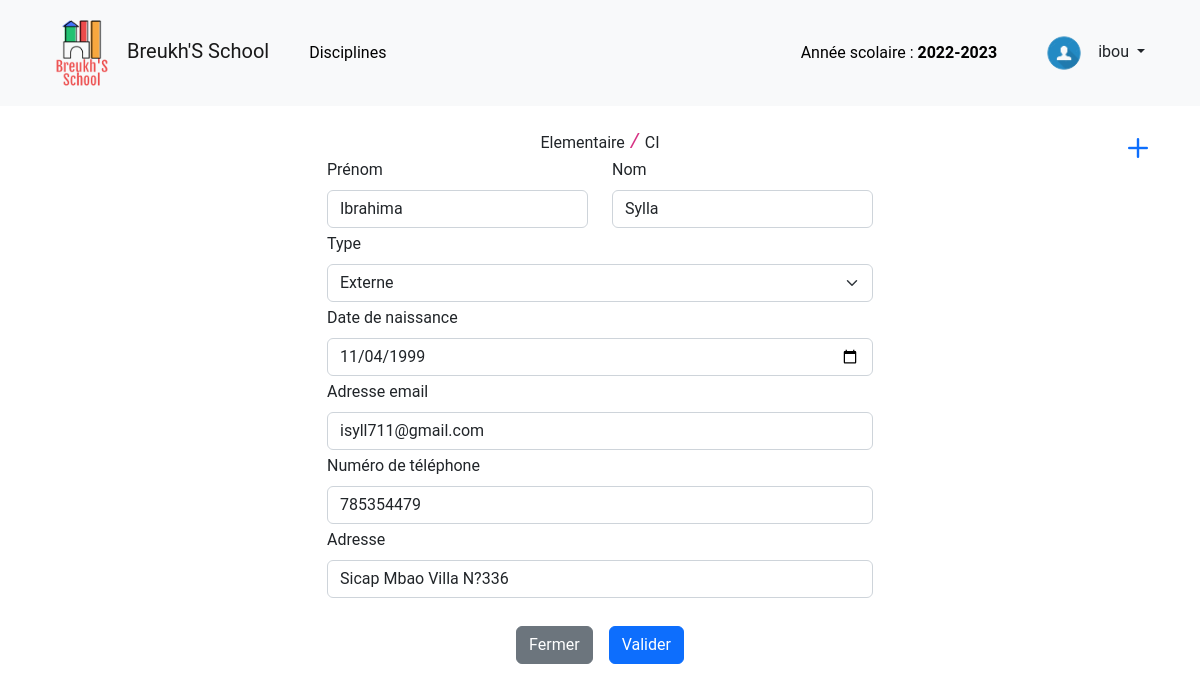
/modifier-eleve/26 (signed in), run on the app's committed database.
### tables this page shows
CREATE TABLE `niveaux` (
  `id` int NOT NULL,
  `libelle` varchar(255) NOT NULL,
  `supprime` tinyint(1) NOT NULL DEFAULT '0',
  `nom_cycle` varchar(255) DEFAULT NULL,
  `nb_cycles` int DEFAULT NULL
);

CREATE TABLE `classes` (
  `id` int NOT NULL,
  `libelle` varchar(255) NOT NULL,
  `id_niveau` int NOT NULL,
  `supprime` tinyint(1) NOT NULL DEFAULT '0'
);

CREATE TABLE `eleves` (
  `id` int NOT NULL,
  `numero` int DEFAULT NULL,
  `type` enum('externe','interne') NOT NULL,
  `supprime` tinyint(1) NOT NULL DEFAULT '0',
  `prenom` varchar(255) NOT NULL,
  `nom` varchar(255) NOT NULL,
  `telephone` varchar(255) DEFAULT NULL,
  `adresse` text,
  `email` varchar(255) DEFAULT NULL,
  `naissance` date DEFAULT NULL
);

### core/Controller.php (called while the page is built, shortened)
<?php
class Controller
{
    public function render(
        string $file,
        array $data = [],
        string $layout = NULL,
        bool $minify = false,
        array $scripts = []
    ): string {
        require_once "{$GLOBALS['viewsPath']}/$file.html.php";
        $result = ob_get_clean();
        return $result;
    }
}

### core/Router.php (called while the page is built, shortened)
<?php
class Router
{
    private static array $paths;
    public static string $namespace;
    public static function loadConfig(array $config)
    {
        foreach ($config as $route => $data)
            self::$paths[$route] = self::combine($data);
    }
    public static function execute()
    {
        [$method, $uri] = array_values(Helpers::resolveRequest());
        $ns = self::$namespace;
        if ($match = self::match($uri)) {
            $class           = $match['class'];
            $action          = $match['action'];
            $request_methods = $match['request_methods'];
            $args = '';
            if (isset($match['arg'])) {
                foreach ($match['arg'] as $name => $value) {
                    $args .= "$name:'$value',";
                }
            }
            if (
                empty($request_methods) ||
                (!empty($request_methods) && in_array($method, $request_methods))
            ) {
                eval("use $ns\\$class;(new $class())->$action($args);");
                return;
            }
        }
    }
    public static function getURLs()
    {
        $urls = [];
        foreach (self::$paths as $path => $values) {
            if (!empty($values['name']))
                if ($pos = strpos($path, '{')) {
                    $path = substr($path, 0, $pos);
                }
            $urls[$values['name']] = $path;
        }
        return $urls;
    }
    private static function match(string $uri): array|false
    {
        if (isset(self::$paths[$uri])) {
            return self::$paths[$uri];
        } else {
            foreach (self::$paths as $path => $data) {
                $parts    = Helpers::explodeUrl($path);
                $uriParts = Helpers::explodeUrl($uri);
                if (count($parts) !== count($uriParts)) {
                    continue;
                }
                $tmp = false;
                for ($i = 0, $c = count($parts); $i < $c; $i++) {
                    if ($parts[$i] !== '') {
                        if ($parts[$i][0] !== '{' || substr($parts[$i], -1) !== '}') {
                            if (strtolower($uriParts[$i]) !== strtolower($parts[$i])) {
                                $tmp = true;
                                break;
                            }
                        } else {
                            $data['arg'][substr($parts[$i], 1, -1)] = $uriParts[$i];
                        }
                    } else {
                        $tmp = true;
                        continue;
                    }
                }
                if ($tmp)
                    continue;
                return $data;
            }
            return false;
        }
    }
    private static function combine(array $data): array
    {
        extract($data);
        $handler = explode('@', $handler);
        $methods = array_map(function ($item) {
            return strtoupper($item);
        }, $methods ?? []);
        return array_combine(
            [
                'name',
                'class',
                'action',
                'request_methods',
                'title'
            ],
            [$name, $handler[0], $handler[1], $methods, $title ?? NULL]
        );
    }
}

### public/index.php (called while the page is built, shortened)
<?php
\Core\Router::execute();

### core/Database.php (called while the page is built, shortened)
<?php
class Database
{
    private PDO $pdo;
    public function __construct(
        string $dbname,
        string $host = 'localhost',
        string $user = 'root',
        string $password = ''
    ) {
        try {
            $this->pdo = new PDO("mysql:dbname=$dbname;dbhost=$host", $user, $password);
            $this->pdo->setAttribute(PDO::ATTR_DEFAULT_FETCH_MODE, PDO::FETCH_ASSOC);
        }
        catch (\PDOException $e) {
            echo $e->getMessage();
        }
    }
    public function pexec(
        string $query,
        array $values = [],
        string $fetchMethod = NULL
    ): mixed {
        $stmt = $this->pdo->prepare($query);
        $val = $stmt->execute($values);
        if ($fetchMethod) {
            return $stmt->$fetchMethod();
        }
        return $val;
    }
}

### src/Model/StudentsModel.php (called while the page is built, shortened)
<?php
class StudentsModel
{
    private Database $db;
    public function __construct(Database $db)
    {
        $this->db = $db;
    }
    public function getStudentClasse(int $studentId)
    {
        return $this->db->pexec(
            "SELECT cl.* FROM classes as cl
            JOIN inscriptions as i ON i.id_classe = cl.id
            AND i.id_eleve = ?",
            [$studentId],
            'fetch'
        );
    }
    public function getStudentNiveau(int $studentId)
    {
        return $this->db->pexec(
            "SELECT n.* FROM niveaux as n
            JOIN classes as cl ON cl.id_niveau = n.id
            JOIN inscriptions as i ON i.id_classe = cl.id
            AND i.id_eleve = ?",
            [$studentId],
            'fetch'
        );
    }
    private function getStudentBy(string $column, mixed $value): array|bool
    {
        return $this->db->pexec(
            "SELECT * FROM eleves WHERE $column = ? AND supprime = 0",
            [$value],
            'fetch'
        );
    }
    public function getStudentById(int $id)
    {
        return $this->getStudentBy('id', $id);
    }
}

### view/parts/forms/studentform.html.php (the view, shortened to what this page needs)
<form action="<?= $studentFormTarget ?? $urls['create-student'] ?>" method="post" id="formAnnee"
    class="text-start m-auto">
    <div class="row">
        <div class="col-lg-6 col-12">
            <label for="firstname" class="form-label">Prénom</label>
            <input required type="text" class="form-control" placeholder="Prénom de l'étudiant" name="firstname"
                id="firstname" value="<?= $student['prenom'] ?? '' ?>" />
        </div>
        <div class="col-lg-6 col-12">
            <label for="lastname" class="form-label">Nom</label>
            <input required type="text" class="form-control" placeholder="Nom de l'étudiant" name="lastname"
                id="lastname" value="<?= $student['nom'] ?? '' ?>" />
        </div>
        <div class="col-12">
            <label for="studentType" class="form-label">Type</label>
            <select id="studentType" name="studentType" class="form-select" required>
                <option value="externe" <?= isset($student['type']) ? ($student['type'] === 'externe' ? 'selected' : '') : '' ?>>Externe</option>
            </select>
        </div>
        <div class="col-12">
            <label for="birthdate" class="form-label">Date de naissance</label>
            <input type="date" name="birthdate" class="form-control" value="<?= $student['naissance'] ?? '' ?>" />
        </div>
        <div class="col-12">
            <label for="email" class="form-label">Adresse email</label>
            <input type="email" class="form-control" name="email" id="email" value="<?= $student['email'] ?? '' ?>" />
        </div>
        <div class="col-12">
            <label for="phone" class="form-label">Numéro de téléphone</label>
            <input type="tel" class="form-control" name="phone" id="phone" value="<?= $student['telephone'] ?? '' ?>" />
        </div>
        <div class="col-12">
            <label for="address" class="form-label">Adresse</label>
            <input type="text" class="form-control" name="address" id="address"
                value="<?= $student['adresse'] ?? '' ?>" />
        </div>
    </div>
    <div class="mt-4 d-flex justify-content-center align-items-center">
        <button type="button" class="me-2 btn btn-secondary" data-bs-dismiss="modal">Fermer</button>
        <button type="submit" class="ms-2 btn btn-primary">Valider</button>
    </div>
</form>

### view/edit-student.html.php (shortened to what this page needs)
<header>
    <?php include 'parts/navbar.html.php' ?>
</header>
<div class="container">
    <div class="row position-relative">
        <div class="position-absolute w-auto h-auto end-0">
            <a href="<?= $urls['new-student'] . $classe['id'] ?>">
                <i class="bi bi-plus fs-1"></i>
            </a>
        </div>
        <div class="m-auto pt-2 col-10 col-lg-6">
            <div>
                <?= $niveau['libelle'] ?>
                <code class="fs-5">/</code>
                <?= $classe['libelle'] ?>
                <div>
                    <?php $studentFormTarget = $urls['edit-student'];
                    include 'parts/forms/studentform.html.php'; ?>
                </div>
            </div>
        </div>
    </div>
</div>

### public/css/custom.css (style rules this page uses)
body { padding-top: 120px; }

### view/layout.html.php (style rules this page uses)
* { font-family: 'Roboto', Calibri, sans-serif; }

### data on the page
niveaux: libelle "Elementaire"
classes: libelle "CI"
eleves: firstname "Ibrahima", lastname "Sylla", studentType "Externe", birthdate "11/04/1999", email "isyll711@gmail.com", phone "785354479", address "Sicap Mbao Villa N?336"

### other printed values
$GLOBALS['siteName'] "Breukh'S School"
$currentYear "2022-2023"
$userInfos['username'] "ibou"
